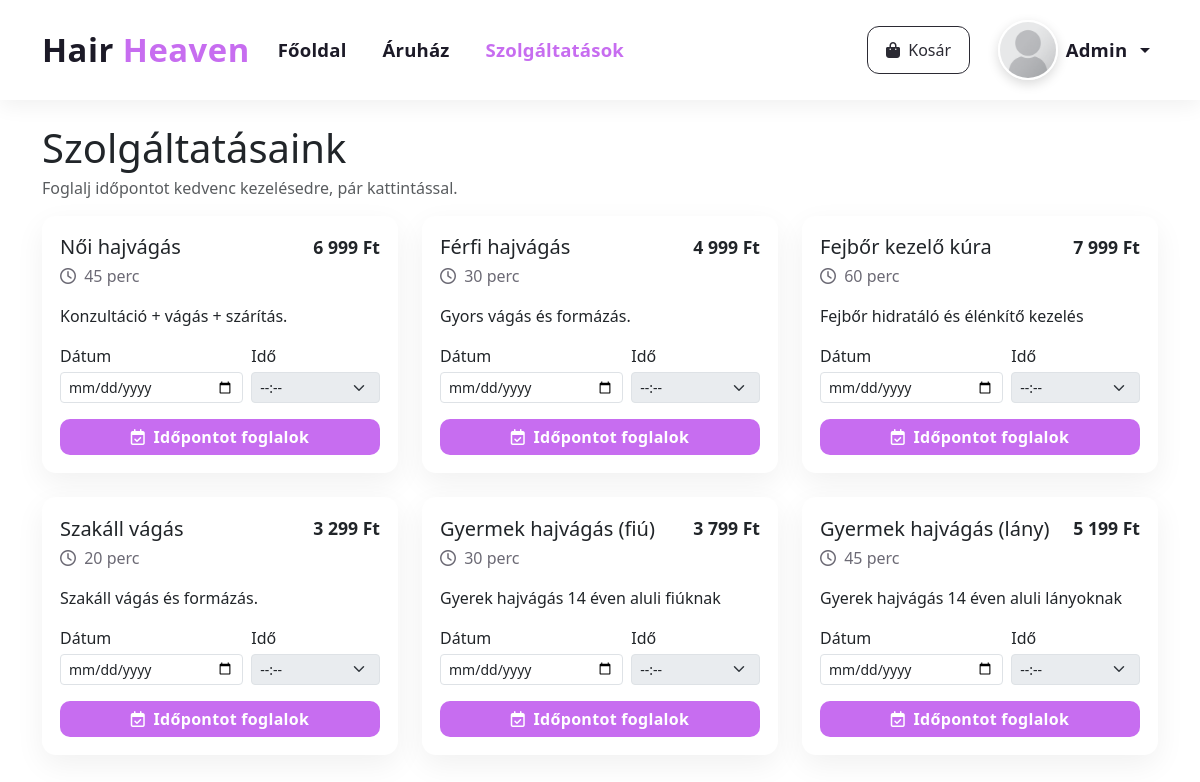
Screenshot of /szolgaltatasok.php (signed in) with the database file from the repository.
### tables this page shows
CREATE TABLE `services` (
  `id` int(11) NOT NULL,
  `name` varchar(120) NOT NULL,
  `duration_minutes` int(11) NOT NULL,
  `price` decimal(10,2) NOT NULL,
  `description` text DEFAULT NULL,
  `is_active` tinyint(1) NOT NULL DEFAULT 1
);

### szolgaltatasok.php (the view, shortened to what this page needs)
<?php
$mysqli   = db();
function e($s){ return htmlspecialchars((string)$s, ENT_QUOTES, 'UTF-8'); }
$services = [];
if ($mysqli) {
  $res = $mysqli->query("
    SELECT id, name, duration_minutes, price, description
    FROM services
    WHERE is_active=1
    ORDER BY id ASC
  ");
  while ($row = $res->fetch_assoc()) $services[] = $row;
}
?>
<!doctype html>
<html lang="hu">
<head>
  <link href="https://cdn.jsdelivr.net/npm/bootstrap@5.3.2/dist/css/bootstrap.min.css" rel="stylesheet">
  <link rel="stylesheet" href="https://cdnjs.cloudflare.com/ajax/libs/font-awesome/6.5.0/css/all.min.css"/>
  <link rel="stylesheet" href="/assets/hairheaven.css">
</head>
<body>
<?php $activePage='services'; include __DIR__.'/navbar.php'; ?>
<div class="container my-4">
  <div class="d-flex align-items-end justify-content-between mb-3">
    <div>
      <h1 class="page-title mb-1">Szolgáltatásaink</h1>
      <div class="text-muted">Foglalj időpontot kedvenc kezelésedre, pár kattintással.</div>
    </div>
  </div>
  <div class="row g-4">
    <?php foreach ($services as $s): ?>
      <div class="col-12 col-lg-4">
        <div class="service-card h-100">
          <div class="d-flex justify-content-between align-items-center mb-1">
            <h5 class="mb-0"><?= e($s['name']) ?></h5>
            <span class="price-tag"><?= number_format((float)$s['price'], 0, ',', ' ') ?> Ft</span>
          </div>
          <div class="muted mb-3">
            <i class="fa-regular fa-clock me-1"></i> <?= (int)$s['duration_minutes'] ?> perc
          </div>
          <?php if (!empty($s['description'])): ?>
            <p class="mb-3"><?= e($s['description']) ?></p>
          <?php endif; ?>
          <form class="booking-form" data-service="<?= (int)$s['id'] ?>">
            <div class="row g-2 align-items-end">
              <div class="col-7">
                <label class="form-label mb-1">Dátum</label>
                <input type="date" class="form-control form-control-sm js-date" min="<?= date('Y-m-d') ?>">
              </div>
              <div class="col-5">
                <label class="form-label mb-1">Idő</label>
                <select class="form-select form-select-sm js-time" disabled>
                  <option value="">--:--</option>
                </select>
              </div>
            </div>
            <button type="submit" class="btn btn-cta text-white w-100 mt-3" <?= $isLogged?'':'disabled' ?>>
              <i class="fa-regular fa-calendar-check me-1"></i> Időpontot foglalok
            </button>
          </form>
        </div>
      </div>
    <?php endforeach; ?>
  </div>
</div>
</body>
</html>

### assets/hairheaven.css (style rules this page uses)
:root { --hh-primary:#c76df0; --hh-primary-weak: rgba(199,109,240,.08); --hh-primary-glow: rgba(199,109,240,.22); --hh-dark:#1c1a27; --hh-muted:#6c6a75; --hh-nav-height: 60px; --hh-nav-font: 1.10rem; --hh-nav-brand: 1.95rem; --hh-nav-btn-py: .70rem; --hh-nav-btn-px: 1.10rem; --hh-avatar: 56px; }
@media (min-width: 992px) { :root { --hh-nav-height: 76px; --hh-nav-font: 1.16rem; --hh-nav-brand: 2.05rem; --hh-avatar: 60px; } }
.btn { border-radius:10px; transition:color .15s ease, background-color .15s ease, border-color .15s ease, box-shadow .15s ease, transform .05s ease; }
.btn-cta { background:var(--hh-primary); color:#fff; border:0; font-weight:700; letter-spacing:.3px; }
.btn i { margin-right:.35rem; }
.btn-cta { background:var(--hh-primary); border:0; font-weight:700; letter-spacing:.3px; }

### szolgaltatasok.php (style rules this page uses)
.service-card { background:#fff; border-radius:14px; padding:18px; box-shadow:0 10px 30px rgba(0,0,0,.06); }
.price-tag { font-weight:800; font-size:1.1rem; }
.muted { color:#6c6a75; }

### rows the page displays
services: name "Női hajvágás", price "6 999", duration_minutes "45", description "Konzultáció + vágás + szárítás."
services: name "Férfi hajvágás", price "4 999", duration_minutes "30", description "Gyors vágás és formázás."
services: name "Fejbőr kezelő kúra", price "7 999", duration_minutes "60", description "Fejbőr hidratáló és élénkítő kezelés"
services: name "Szakáll vágás", price "3 299", duration_minutes "20", description "Szakáll vágás és formázás."
services: name "Gyermek hajvágás (fiú)", price "3 799", duration_minutes "30", description "Gyerek hajvágás 14 éven aluli fiúknak"
services: name "Gyermek hajvágás (lány)", price "5 199", duration_minutes "45", description "Gyerek hajvágás 14 éven aluli lányoknak"

### other values shown
$username ?: 'Profil' "Admin"
